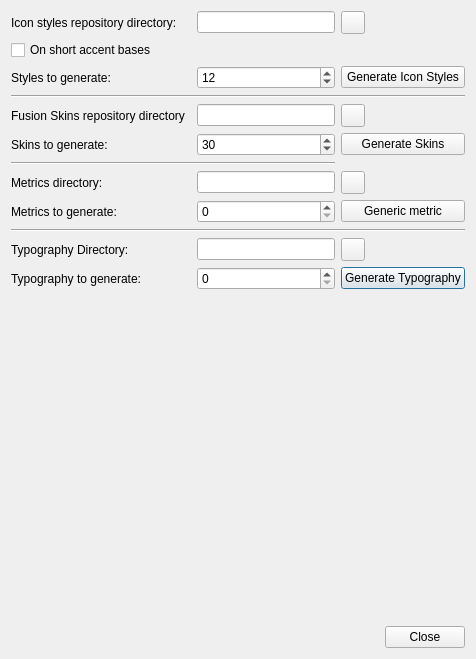
<?xml version="1.0" encoding="UTF-8"?>
<ui version="4.0">
 <class>LC_DlgStylesPresetsGenerator</class>
 <widget class="QDialog" name="LC_DlgStylesPresetsGenerator">
  <property name="geometry">
   <rect>
    <x>0</x>
    <y>0</y>
    <width>476</width>
    <height>659</height>
   </rect>
  </property>
  <property name="windowTitle">
   <string>Styling Presets Generator</string>
  </property>
  <layout class="QGridLayout" name="gridLayout">
   <item row="14" column="3">
    <widget class="QPushButton" name="pbGenerateTypography">
     <property name="text">
      <string>Generate Typography</string>
     </property>
     <property name="icon">
      <iconset resource="../../../../res/icons/icons.qrc">
       <normaloff>:/icons/back.lci</normaloff>:/icons/back.lci</iconset>
     </property>
    </widget>
   </item>
   <item row="9" column="2">
    <widget class="QLineEdit" name="leMetricsDir"/>
   </item>
   <item row="10" column="3">
    <widget class="QPushButton" name="pbGenerateMetrics">
     <property name="text">
      <string>Generic metric</string>
     </property>
     <property name="icon">
      <iconset resource="../../../../res/icons/icons.qrc">
       <normaloff>:/icons/back.lci</normaloff>:/icons/back.lci</iconset>
     </property>
    </widget>
   </item>
   <item row="2" column="3">
    <widget class="QPushButton" name="pbGenerateStyles">
     <property name="text">
      <string>Generate Icon Styles</string>
     </property>
     <property name="icon">
      <iconset resource="../../../../res/icons/icons.qrc">
       <normaloff>:/icons/back.lci</normaloff>:/icons/back.lci</iconset>
     </property>
    </widget>
   </item>
   <item row="0" column="2">
    <widget class="QLineEdit" name="leStylesDir"/>
   </item>
   <item row="0" column="3">
    <widget class="QToolButton" name="pbSelectIconStylesDir">
     <property name="text">
      <string/>
     </property>
     <property name="icon">
      <iconset resource="../../../../res/icons/icons.qrc">
       <normaloff>:/icons/fileopen.lci</normaloff>:/icons/fileopen.lci</iconset>
     </property>
    </widget>
   </item>
   <item row="7" column="0">
    <widget class="QLabel" name="label_4">
     <property name="text">
      <string>Skins to generate:</string>
     </property>
    </widget>
   </item>
   <item row="14" column="2">
    <widget class="QSpinBox" name="sbTypographyCount">
     <property name="maximum">
      <number>10</number>
     </property>
    </widget>
   </item>
   <item row="13" column="2">
    <widget class="QLineEdit" name="leTypographyDir"/>
   </item>
   <item row="4" column="2">
    <widget class="QLineEdit" name="leSkinsDir"/>
   </item>
   <item row="10" column="0">
    <widget class="QLabel" name="label_5">
     <property name="text">
      <string>Metrics to generate:</string>
     </property>
    </widget>
   </item>
   <item row="4" column="0">
    <widget class="QLabel" name="label_2">
     <property name="text">
      <string>Fusion Skins repository directory</string>
     </property>
    </widget>
   </item>
   <item row="16" column="0" colspan="4">
    <widget class="QDialogButtonBox" name="buttonBox">
     <property name="orientation">
      <enum>Qt::Orientation::Horizontal</enum>
     </property>
     <property name="standardButtons">
      <set>QDialogButtonBox::StandardButton::Close</set>
     </property>
    </widget>
   </item>
   <item row="15" column="2">
    <spacer name="verticalSpacer">
     <property name="orientation">
      <enum>Qt::Orientation::Vertical</enum>
     </property>
     <property name="sizeHint" stdset="0">
      <size>
       <width>0</width>
       <height>0</height>
      </size>
     </property>
    </spacer>
   </item>
   <item row="3" column="0" colspan="4">
    <widget class="Line" name="line">
     <property name="orientation">
      <enum>Qt::Orientation::Horizontal</enum>
     </property>
    </widget>
   </item>
   <item row="4" column="3">
    <widget class="QToolButton" name="pbSelectSkinsDir">
     <property name="text">
      <string/>
     </property>
     <property name="icon">
      <iconset resource="../../../../res/icons/icons.qrc">
       <normaloff>:/icons/fileopen.lci</normaloff>:/icons/fileopen.lci</iconset>
     </property>
    </widget>
   </item>
   <item row="13" column="3">
    <widget class="QToolButton" name="pbSelectTypographyDir">
     <property name="text">
      <string/>
     </property>
     <property name="icon">
      <iconset resource="../../../../res/icons/icons.qrc">
       <normaloff>:/icons/open.lci</normaloff>:/icons/open.lci</iconset>
     </property>
    </widget>
   </item>
   <item row="2" column="2">
    <widget class="QSpinBox" name="sbStylesCount">
     <property name="maximum">
      <number>96</number>
     </property>
     <property name="value">
      <number>12</number>
     </property>
     <property name="displayIntegerBase">
      <number>10</number>
     </property>
    </widget>
   </item>
   <item row="9" column="0">
    <widget class="QLabel" name="label_6">
     <property name="text">
      <string>Metrics directory:</string>
     </property>
    </widget>
   </item>
   <item row="0" column="0">
    <widget class="QLabel" name="label">
     <property name="text">
      <string>Icon styles repository directory:</string>
     </property>
    </widget>
   </item>
   <item row="12" column="0" colspan="4">
    <widget class="Line" name="line_3">
     <property name="orientation">
      <enum>Qt::Orientation::Horizontal</enum>
     </property>
    </widget>
   </item>
   <item row="7" column="3">
    <widget class="QPushButton" name="pbGenerateSkins">
     <property name="text">
      <string>Generate Skins</string>
     </property>
     <property name="icon">
      <iconset resource="../../../../res/icons/icons.qrc">
       <normaloff>:/icons/back.lci</normaloff>:/icons/back.lci</iconset>
     </property>
    </widget>
   </item>
   <item row="14" column="0">
    <widget class="QLabel" name="label_7">
     <property name="text">
      <string>Typography to generate:</string>
     </property>
    </widget>
   </item>
   <item row="8" column="0" colspan="3">
    <widget class="Line" name="line_2">
     <property name="orientation">
      <enum>Qt::Orientation::Horizontal</enum>
     </property>
    </widget>
   </item>
   <item row="13" column="0">
    <widget class="QLabel" name="label_8">
     <property name="text">
      <string>Typography Directory:</string>
     </property>
    </widget>
   </item>
   <item row="10" column="2">
    <widget class="QSpinBox" name="sbMetricsCount">
     <property name="maximum">
      <number>12</number>
     </property>
    </widget>
   </item>
   <item row="7" column="2">
    <widget class="QSpinBox" name="sbSkinsCount">
     <property name="maximum">
      <number>960</number>
     </property>
     <property name="value">
      <number>30</number>
     </property>
    </widget>
   </item>
   <item row="9" column="3">
    <widget class="QToolButton" name="pbSelectMetricsDir">
     <property name="text">
      <string/>
     </property>
     <property name="icon">
      <iconset resource="../../../../res/icons/icons.qrc">
       <normaloff>:/icons/open.lci</normaloff>:/icons/open.lci</iconset>
     </property>
    </widget>
   </item>
   <item row="2" column="0">
    <widget class="QLabel" name="label_3">
     <property name="text">
      <string>Styles to generate:</string>
     </property>
    </widget>
   </item>
   <item row="1" column="0" colspan="4">
    <widget class="QCheckBox" name="chIconStyleShortBases">
     <property name="toolTip">
      <string>Defines short or large set of accent bases will be used</string>
     </property>
     <property name="text">
      <string>On short accent bases</string>
     </property>
    </widget>
   </item>
  </layout>
 </widget>
 <resources>
  <include location="../../../../res/icons/icons.qrc"/>
 </resources>
 <connections/>
</ui>
